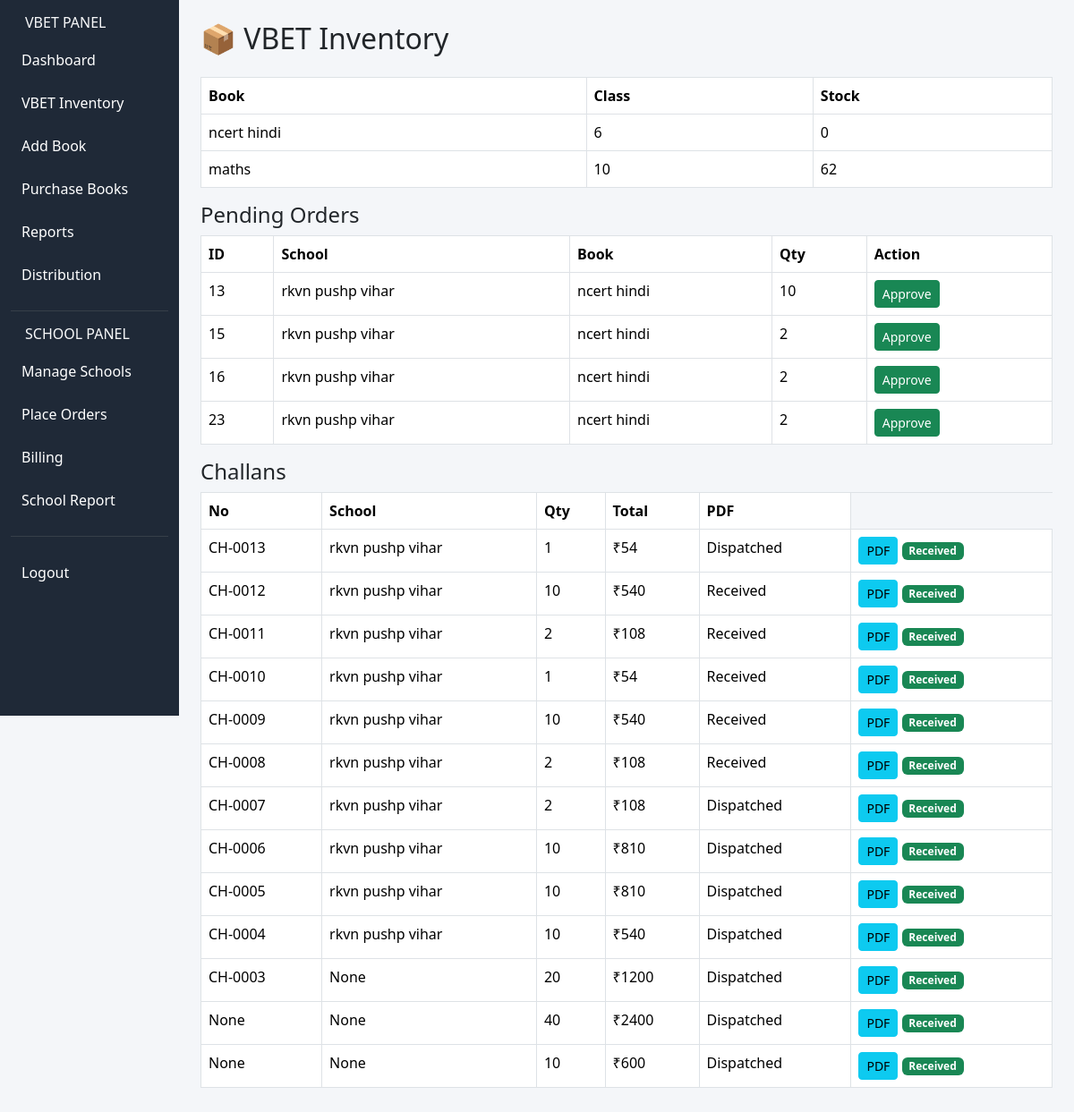
/vbet_inventory, run on the app's committed database.
### tables this page shows
CREATE TABLE books(
        id INTEGER PRIMARY KEY AUTOINCREMENT,
        name TEXT,
        class TEXT,
        mrp INTEGER
    );

CREATE TABLE vbet_inventory(
        book_id INTEGER PRIMARY KEY,
        stock INTEGER
    );

CREATE TABLE orders(
        id INTEGER PRIMARY KEY AUTOINCREMENT,
        school_id INTEGER,
        book_id INTEGER,
        qty INTEGER,
        status TEXT
    , approved_qty INTEGER DEFAULT 0);

CREATE TABLE schools(
        id INTEGER PRIMARY KEY AUTOINCREMENT,
        name TEXT
    , address TEXT, contact_person TEXT, phone TEXT);

CREATE TABLE challans(id INTEGER PRIMARY KEY AUTOINCREMENT, order_id INTEGER, school_id INTEGER, book_id INTEGER, qty INTEGER, rate INTEGER, total INTEGER, date TEXT, challan_no TEXT, school_name TEXT, address TEXT, status TEXT DEFAULT 'Dispatched', received_qty INTEGER DEFAULT 0, received_by TEXT, received_date TEXT);

### app.py (the view)
@app.route("/vbet_inventory")
def vbet_inventory():
    conn = db()
    c = conn.cursor()
    data = c.execute("""
    SELECT books.name, books.class, vbet_inventory.stock
    FROM vbet_inventory
    JOIN books ON books.id = vbet_inventory.book_id
    """).fetchall()
    pending_orders = c.execute("""
    SELECT orders.id, schools.name, books.name, orders.qty
    FROM orders
    JOIN schools ON schools.id = orders.school_id
    JOIN books ON books.id = orders.book_id
    WHERE orders.status = 'Pending'
    """).fetchall()
    challans = c.execute("""
    SELECT challan_no, school_name, qty, total, status, order_id
    FROM challans ORDER BY id DESC
    """).fetchall()
    conn.close()
    return render_template(
        "vbet_inventory.html",
        data=data,
        pending_orders=pending_orders,
        challans=challans
    )

### app.py (called while the page is built)
def db():
    return sqlite3.connect(DB)

### templates/vbet_inventory.html (shortened to what this page needs)
{% extends "base.html" %}
{% block content %}
<h2 class="mb-4">📦 VBET Inventory</h2>
<table class="table table-bordered">
<tr><th>Book</th><th>Class</th><th>Stock</th></tr>
{% for b in data %}
<tr>
<td>{{b[0]}}</td>
<td>{{b[1]}}</td>
<td>{{b[2]}}</td>
</tr>
{% endfor %}
</table>
<h4>Pending Orders</h4>
<table class="table table-bordered">
<tr>
<th>ID</th>
<th>School</th>
<th>Book</th>
<th>Qty</th>
<th>Action</th>
</tr>
{% for o in pending_orders %}
<tr>
<td>{{o[0]}}</td>
<td>{{o[1]}}</td>
<td>{{o[2]}}</td>
<td>{{o[3]}}</td>
<td>
<button onclick="openApprove('{{o[0]}}','{{o[1]}}','{{o[2]}}','{{o[3]}}')" class="btn btn-success btn-sm">
Approve
</button>
</td>
</tr>
{% endfor %}
</table>
<h4>Challans</h4>
<table class="table table-bordered">
<tr>
<th>No</th>
<th>School</th>
<th>Qty</th>
<th>Total</th>
<th>PDF</th>
</tr>
{% for c in challans %}
<tr>
<td>{{c[0]}}</td>
<td>{{c[1]}}</td>
<td>{{c[2]}}</td>
<td>₹{{c[3]}}</td>
<td>{{c[4]}}</td>
<td>
<a href="/challan/{{c[5]}}" class="btn btn-info btn-sm">PDF</a>
<span class="badge bg-success">Received</span>
</td>
</tr>
{% endfor %}
</table>
{% endblock %}

### templates/base.html (style rules this page uses)
body { background:#f4f6f9; }

### data on the page
books: name "ncert hindi", class "6", stock "0"
books: name "maths", class "10", stock "62"
orders: id "13", name "rkvn pushp vihar", name "ncert hindi", qty "10"
orders: id "15", name "rkvn pushp vihar", name "ncert hindi", qty "2"
orders: id "16", name "rkvn pushp vihar", name "ncert hindi", qty "2"
orders: id "23", name "rkvn pushp vihar", name "ncert hindi", qty "2"
challans: challan_no "CH-0013", school_name "rkvn pushp vihar", qty "1", total "54", status "Dispatched"
challans: challan_no "CH-0012", school_name "rkvn pushp vihar", qty "10", total "540", status "Received"
challans: challan_no "CH-0011", school_name "rkvn pushp vihar", qty "2", total "108", status "Received"
challans: challan_no "CH-0010", school_name "rkvn pushp vihar", qty "1", total "54", status "Received"
challans: challan_no "CH-0009", school_name "rkvn pushp vihar", qty "10", total "540", status "Received"
challans: challan_no "CH-0008", school_name "rkvn pushp vihar", qty "2", total "108", status "Received"
challans: challan_no "CH-0007", school_name "rkvn pushp vihar", qty "2", total "108", status "Dispatched"
challans: challan_no "CH-0006", school_name "rkvn pushp vihar", qty "10", total "810", status "Dispatched"
challans: challan_no "CH-0005", school_name "rkvn pushp vihar", qty "10", total "810", status "Dispatched"
challans: challan_no "CH-0004", school_name "rkvn pushp vihar", qty "10", total "540", status "Dispatched"
challans: challan_no "CH-0003", c "None", qty "20", total "1200", status "Dispatched"
challans: c "None", qty "40", total "2400", status "Dispatched"
challans: c "None", qty "10", total "600", status "Dispatched"
